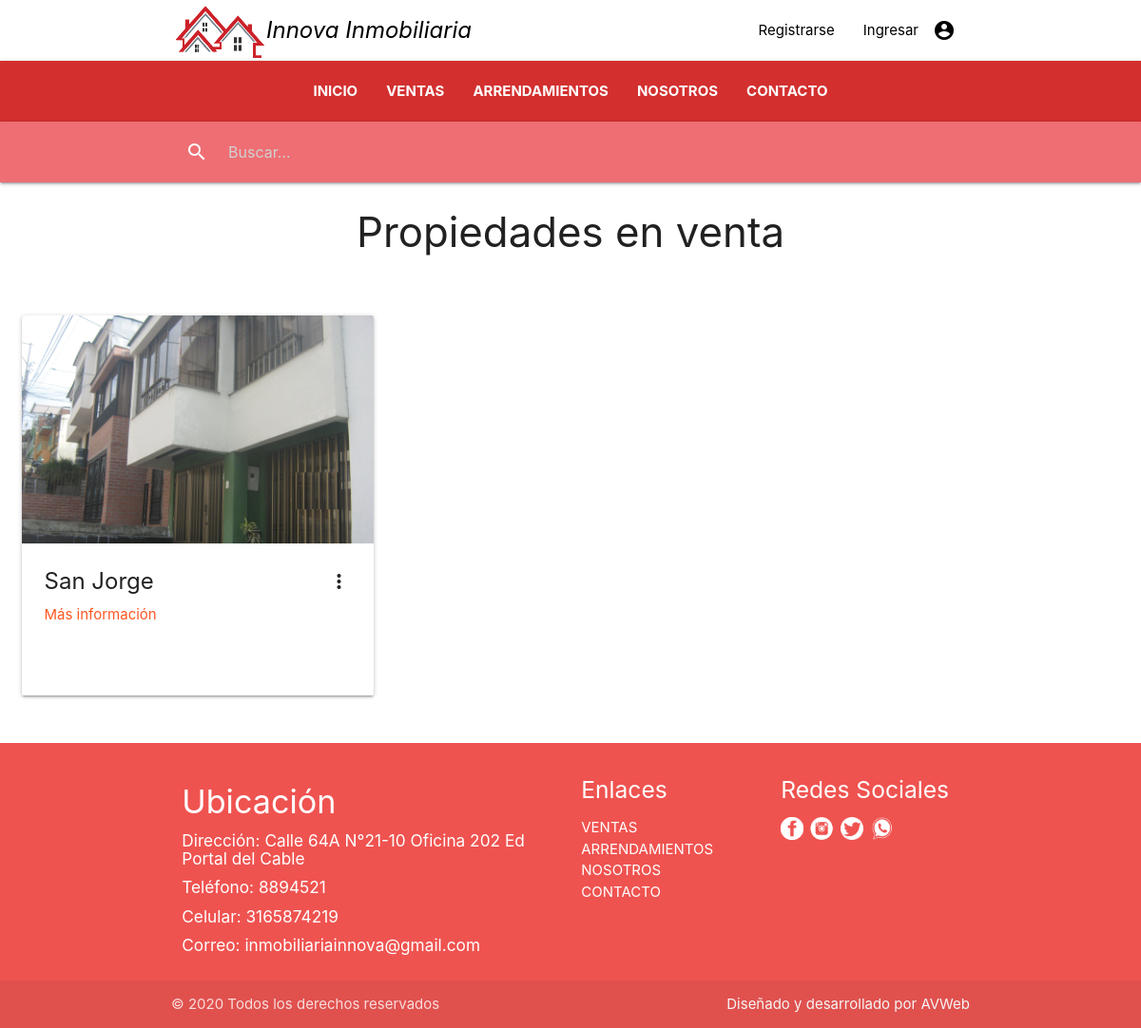
The app's page /paginas/ventas/, older data.
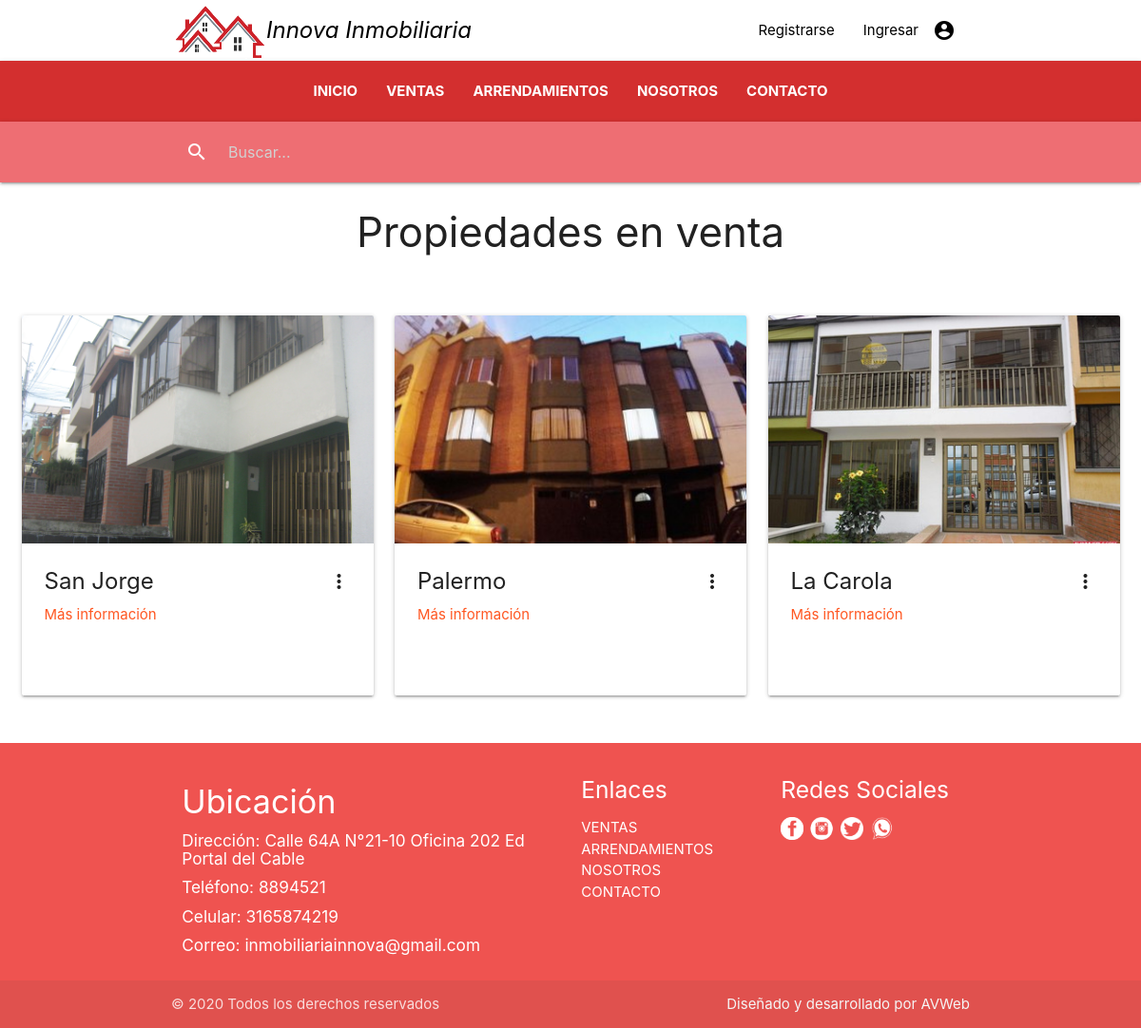
The same page, newer data.
### inmueble/models.py (models this page shows, shortened)
class Inmueble(models.Model):
    codigo = models.CharField(max_length=50, null=False)
    direccion = models.CharField(max_length=100, null=False)
    IDBarrio = models.ForeignKey(Barrio, null=False, on_delete=models.PROTECT)
    precio = models.DecimalField(max_digits=9, decimal_places=0,  null=False)
    IDTipo_de_inmueble = models.ForeignKey(Tipo_de_inmueble, null=False, on_delete=models.PROTECT)
    IDTipo_de_oferta = models.ForeignKey(Tipo_de_oferta, null=False, on_delete=models.PROTECT)
    alcoba = models.IntegerField(null=False)
    baño = models.IntegerField(null=False)
    parqueadero = models.BooleanField(null=False)
    disponible = models.BooleanField(null=False)
    descripcion = models.CharField(max_length=300, null=True)
    imagenppal = models.FileField(null=False, upload_to="imagenes/%Y/%m/%d")

class Barrio(models.Model):
    nombre = models.CharField(max_length=80, null=False)
    IDCiudad = models.ForeignKey(Ciudad, null=False, on_delete=models.PROTECT)

### inmueble/views.py (the view)
# urls.py: path('paginas/ventas/', views.VentaList.as_view(), name='ventas'),
class VentaList(ListView):
    template_name = 'paginas/ventas.html'
    model = Inmueble
    context_object_name = 'inmuebles'

### templates/paginas/ventas.html (shortened to what this page needs)
{% extends 'base/base.html' %}
{% load static %}
{% load humanize %}
{% block container2 %}
<h3 class="center-align">Propiedades en venta</h3>
<br>
<div class="section">
  <div class="row">
    <div class="col s12">
      {% for inmueble in inmuebles %}
        {% if inmueble.IDTipo_de_oferta.nombre == "Venta" %}
          <div class="col s12 m4">
            <div class="card medium">
              <div class="card-image waves-effect waves-block waves-light">
                <img class="activator" src="../../media/{{ inmueble.imagenppal }}">
              </div>
              <div class="card-content">
                <span class="card-title activator grey-text text-darken-4"><b>{{ inmueble.IDBarrio.nombre }}</b>
                  <i class="material-icons right">more_vert</i>
                </span>
                <p><a class="deep-orange-text darken-4" href="{% url 'detalle' inmueble.id %}">Más información</a></p>
              </div>
            </div>
          </div>
        {% endif %}
      {% endfor %}
    </div>
  </div>
</div>
{% endblock %}

Row changes from the older to the newer data that the page shows:
added Inmueble: imagenppal (picture), IDBarrio.nombre "Palermo"
added Inmueble: imagenppal (picture), IDBarrio.nombre "La Carola"
